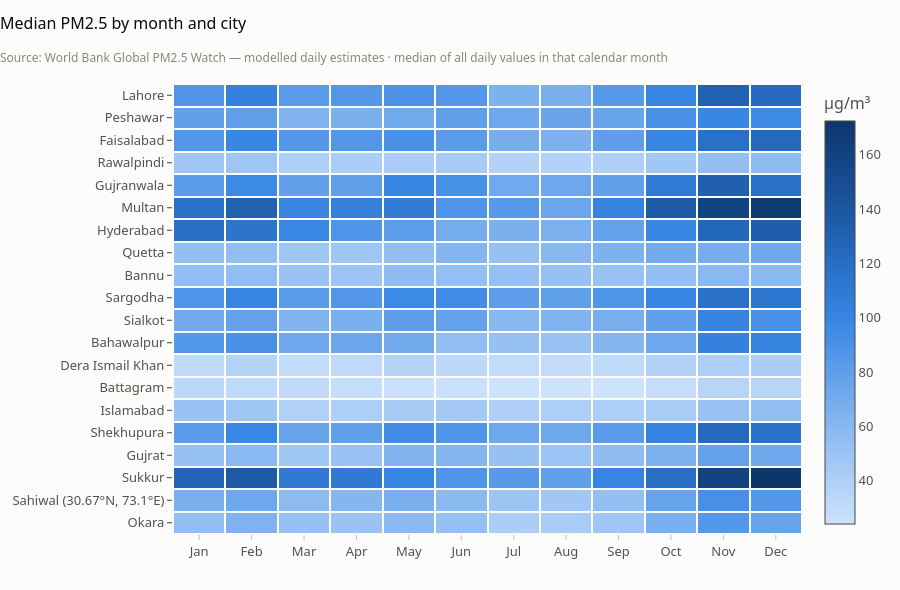

Notebook cell for this chart:
### Code cell
top = cs.sort_values('population', ascending=False)['city_label'].astype(str).head(20).tolist()
charts.month_city_heatmap(seasonality.month_city_matrix(wb[wb['city_label'].astype(str).isin(top)]).reindex(top))

### Figure 1 — Plotly figure (JSON) as saved in the notebook; plotly's stock layout.template omitted (floating-point values rounded to 4 significant figures; data arrays with more than 128 entries replaced by an {"elided": "..."} marker saying what was removed)
{"data": [{"colorbar": {"title": {"text": "µg/m³"}}, "colorscale": [[0.0, "#cde2fb"], [0.1667, "#9ec5f4"], [0.3333, "#6da7ec"], [0.5, "#3987e5"], [0.6667, "#256abf"], [0.8333, "#184f95"], [1.0, "#0d366b"]], "hovertemplate": "<b>%{y}</b> · %{x}<br>Median %{z:.1f} µg/m³<extra></extra>", "type": "heatmap", "x": ["Jan", "Feb", "Mar", "Apr", "May", "Jun", "Jul", "Aug", "Sep", "Oct", "Nov", "Dec"], "xgap": 2, "y": ["Lahore", "Peshawar", "Faisalabad", "Rawalpindi", "Gujranwala", "Multan", "Hyderabad", "Quetta", "Bannu", "Sargodha", "Sialkot", "Bahawalpur", "Dera Ismail Khan", "Battagram", "Islamabad", "Shekhupura", "Gujrat", "Sukkur", "Sahiwal (30.67°N, 73.1°E)", "Okara"], "ygap": 2, "z": {"elided": "20x12 float values"}}], "layout": {"height": 590, "showlegend": false, "title": {"subtitle": {"text": "Source: World Bank Global PM2.5 Watch — modelled daily estimates · median of all daily values in that calendar month"}, "text": "Median PM2.5 by month and city"}, "yaxis": {"autorange": "reversed", "showgrid": false}}}
